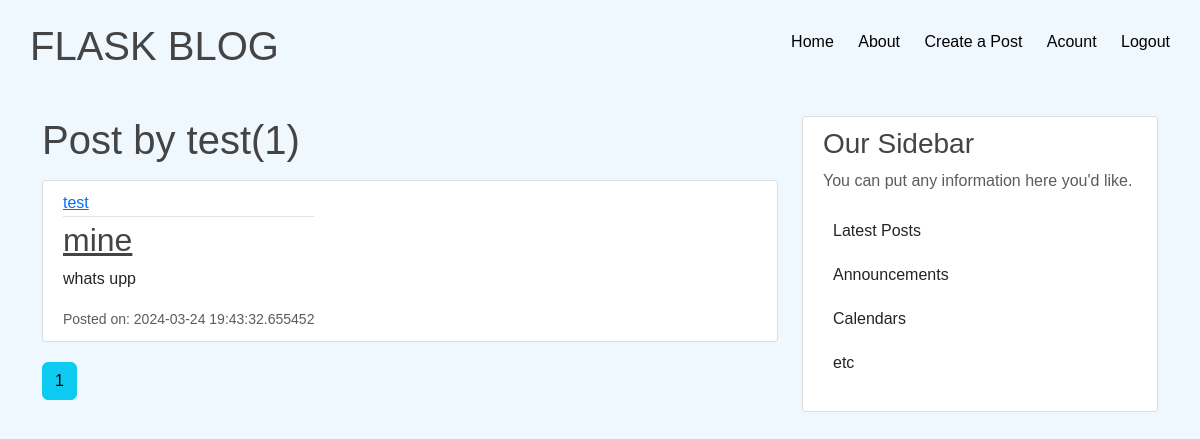
The page /user/test (signed in) on the database as committed earlier.
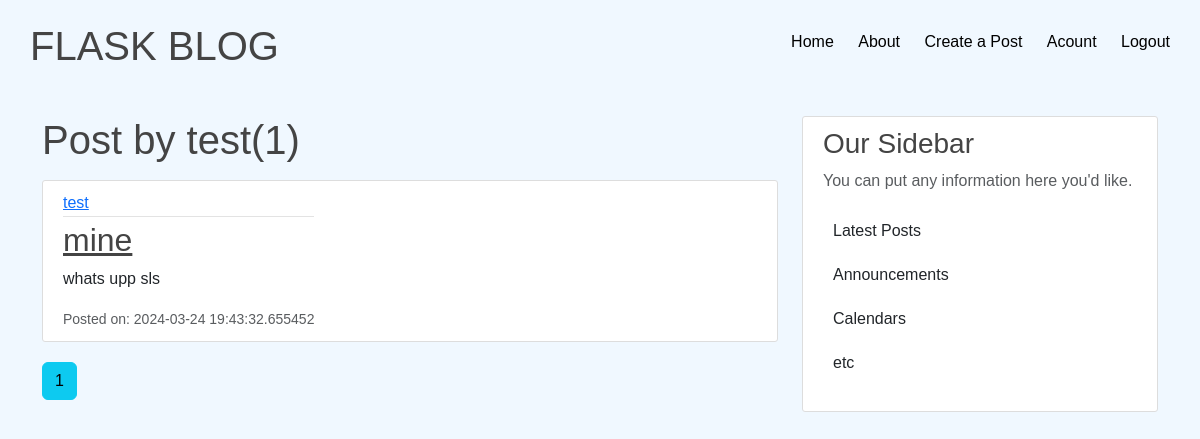
The same page on the database as committed later.
### flaskblog/modules.py (models this page shows, shortened)
class Post(db.Model):
    id = db.Column(db.Integer, primary_key=True)
    title = db.Column(db.String(100), nullable=False)
    date_posted = db.Column(db.DateTime, nullable=False, default=datetime.utcnow)
    content = db.Column(db.Text(2000), nullable=False)
    user_id = db.Column(db.Integer(), db.ForeignKey('user.id'), nullable=False)

class User(db.Model,UserMixin):
    id = db.Column(db.Integer, primary_key=True)
    username = db.Column(db.String(20), unique=True, nullable=False)
    email = db.Column(db.String(120), unique=True, nullable=False)
    image_file = db.Column(db.String(20), nullable=False, default='default.jpg')
    password = db.Column(db.String(60), nullable=False)
    post = db.relationship('Post',backref='author',lazy=True)

### flaskblog/routes.py (the view)
@app.route("/user/<string:username>")
@login_required
def user_posts(username):
    page = request.args.get('page',1,type=int)
    user = User.query.filter_by(username=username).first_or_404()
    posts=Post.query.filter_by(author=user)\
        .order_by(Post.date_posted.desc())\
        .paginate(page=page,per_page=2)
    return render_template("user_post.html",posts=posts,user=user)

### flaskblog/modules.py (called while the page is built)
@login_manager.user_loader
def load_user(user_id):
    return User.query.get(int(user_id))

### flaskblog/templates/user_post.html
{% extends "layout.html" %}
{% block body%}
<h1 class="mb-3">Post by {{user.username}}({{posts.total}})</h1>
    {% for post in posts.items %}
    <article class="media content-section">
        <div class="media-body">
          <div class="article-metadata">
            <a class="mr-2" href="{{ url_for('user_posts', username=post.author.username) }}">{{ post.author.username }}</a>
          </div>
          <h2><a class="article-title" href="{{ url_for('post',post_id=post.id) }}">{{ post.title }}</a></h2>
          <p class="article-content">{{ post.content }}</p>
          <small class="text-muted">Posted on: {{ post.date_posted }}</small>
        </div>
      </article>
    {% endfor%}
    {% for page_num in posts.iter_pages(left_edge=1,right_edge=1,left_current=2,right_current=2)%}
      {% if page_num %}
        {% if posts.page == page_num %}
          <a class="btn btn-info mb-4" href="{{ url_for('user_posts', username=user.username,page=page_num) }}">{{ page_num }}</a>
        {% else %}
          <a class="btn btn-info mb-4" href="{{ url_for('user_posts',username=user.username, page=page_num) }}">{{ page_num }}</a>
        {%endif%}
      {% else %}
        ...
      {% endif %}
    {% endfor %}
{% endblock %}

Rows that differ between the two databases and show on the page:
changed Post "mine": content "whats upp" → "whats upp sls"
